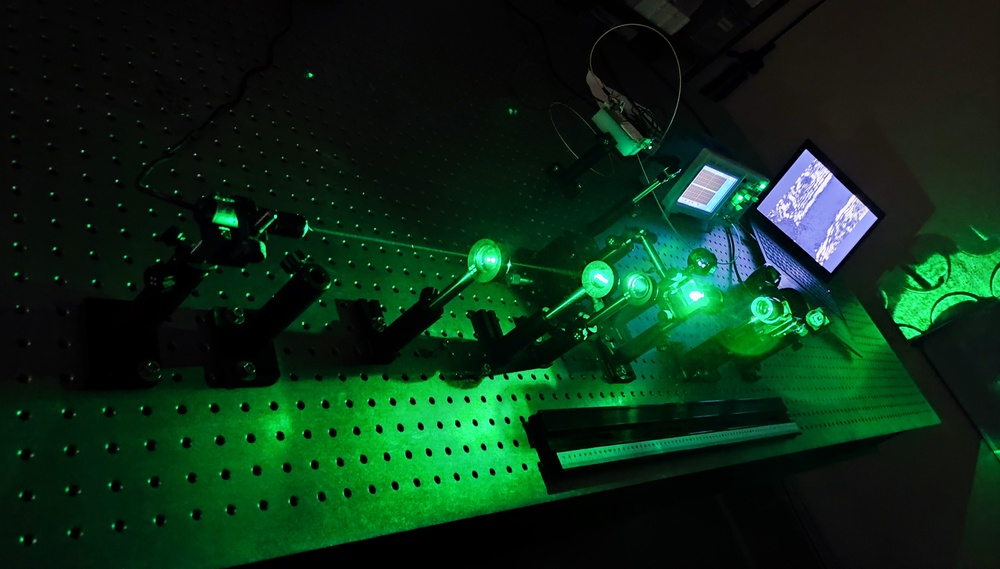
%> input picture class4/1.jpg, 1000 x 569 px, shrunk from 4640 x 2638 before the run
$ octave negative._done.m   (GNU Octave 9; MATLAB toolbox functions it lacks are replaced by stand-ins)
%> lines starting %> are read from the running program, lines starting %| are printed output that depends on the picture
fprintf('please Select an image');
y=uigetfile('*.*');
%> the answer given: 1.jpg
i=imread(y);
%> i is the input picture: size 569x1000x3 uint8; mean R, G, B 11.8, 45.7, 23.9
j=rgb2gray(i);
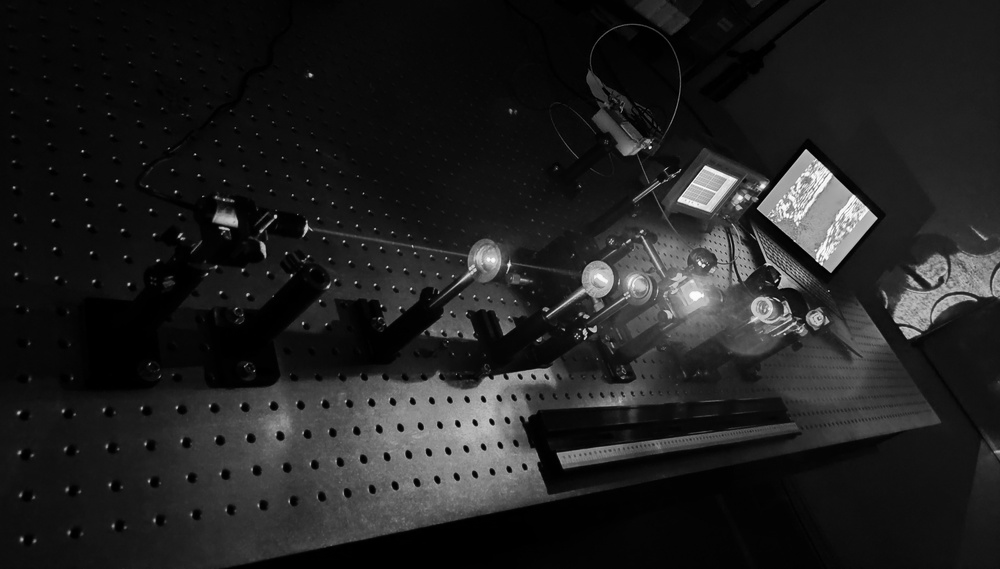
%> j: size 569x1000 uint8; min 0, max 254, mean 33
[r,c]=size(j);
%> r = 569; c = 1000
newimg=255-i;
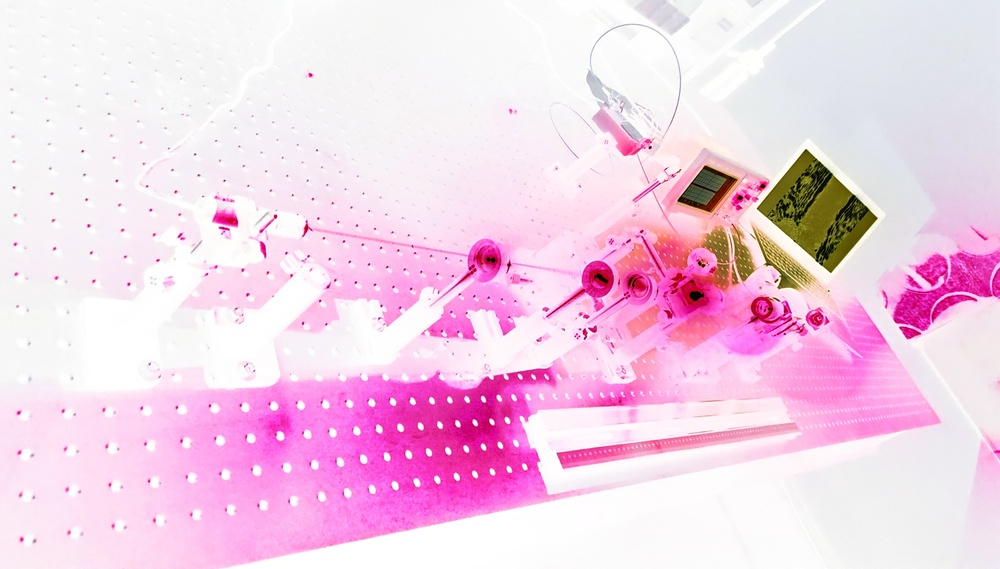
%> newimg: size 569x1000x3 uint8; mean R, G, B 243.2, 209.3, 231.1
subplot(1,2,1);imshow(i);title('Original Image');
subplot(1,2,2);imshow(newimg);title('image negative');
